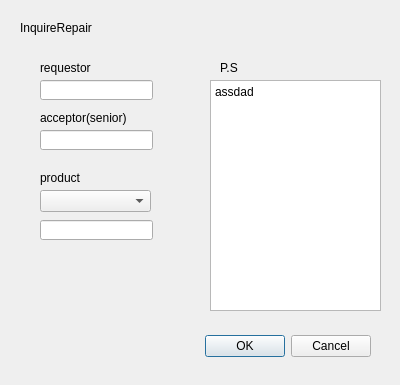
<?xml version="1.0" encoding="UTF-8"?>
<ui version="4.0">
 <class>Dialog</class>
 <widget class="QDialog" name="Dialog">
  <property name="geometry">
   <rect>
    <x>0</x>
    <y>0</y>
    <width>400</width>
    <height>385</height>
   </rect>
  </property>
  <property name="windowTitle">
   <string>Dialog</string>
  </property>
  <widget class="QDialogButtonBox" name="buttonBox">
   <property name="geometry">
    <rect>
     <x>30</x>
     <y>330</y>
     <width>341</width>
     <height>32</height>
    </rect>
   </property>
   <property name="orientation">
    <enum>Qt::Horizontal</enum>
   </property>
   <property name="standardButtons">
    <set>QDialogButtonBox::Cancel|QDialogButtonBox::Ok</set>
   </property>
  </widget>
  <widget class="QLabel" name="head">
   <property name="geometry">
    <rect>
     <x>20</x>
     <y>20</y>
     <width>81</width>
     <height>16</height>
    </rect>
   </property>
   <property name="text">
    <string>InquireRepair</string>
   </property>
  </widget>
  <widget class="QLineEdit" name="requstorid">
   <property name="geometry">
    <rect>
     <x>40</x>
     <y>80</y>
     <width>113</width>
     <height>20</height>
    </rect>
   </property>
  </widget>
  <widget class="QLabel" name="requestor">
   <property name="geometry">
    <rect>
     <x>40</x>
     <y>60</y>
     <width>81</width>
     <height>16</height>
    </rect>
   </property>
   <property name="text">
    <string>requestor</string>
   </property>
  </widget>
  <widget class="QLineEdit" name="acceptorid">
   <property name="geometry">
    <rect>
     <x>40</x>
     <y>130</y>
     <width>113</width>
     <height>20</height>
    </rect>
   </property>
  </widget>
  <widget class="QLabel" name="acceoptor">
   <property name="geometry">
    <rect>
     <x>40</x>
     <y>110</y>
     <width>111</width>
     <height>16</height>
    </rect>
   </property>
   <property name="text">
    <string>acceptor(senior)</string>
   </property>
  </widget>
  <widget class="QComboBox" name="product_2">
   <property name="geometry">
    <rect>
     <x>40</x>
     <y>190</y>
     <width>111</width>
     <height>22</height>
    </rect>
   </property>
  </widget>
  <widget class="QLabel" name="product">
   <property name="geometry">
    <rect>
     <x>40</x>
     <y>170</y>
     <width>81</width>
     <height>16</height>
    </rect>
   </property>
   <property name="text">
    <string>product</string>
   </property>
  </widget>
  <widget class="QTextEdit" name="textEdit">
   <property name="geometry">
    <rect>
     <x>210</x>
     <y>80</y>
     <width>171</width>
     <height>231</height>
    </rect>
   </property>
   <property name="html">
    <string>&lt;!DOCTYPE HTML PUBLIC &quot;-//W3C//DTD HTML 4.0//EN&quot; &quot;http://www.w3.org/TR/REC-html40/strict.dtd&quot;&gt;
&lt;html&gt;&lt;head&gt;&lt;meta name=&quot;qrichtext&quot; content=&quot;1&quot; /&gt;&lt;style type=&quot;text/css&quot;&gt;
p, li { white-space: pre-wrap; }
&lt;/style&gt;&lt;/head&gt;&lt;body style=&quot; font-family:'Gulim'; font-size:9pt; font-weight:400; font-style:normal;&quot;&gt;
&lt;p style=&quot; margin-top:0px; margin-bottom:0px; margin-left:0px; margin-right:0px; -qt-block-indent:0; text-indent:0px;&quot;&gt;assdad&lt;/p&gt;&lt;/body&gt;&lt;/html&gt;</string>
   </property>
  </widget>
  <widget class="QLabel" name="ps">
   <property name="geometry">
    <rect>
     <x>220</x>
     <y>60</y>
     <width>81</width>
     <height>16</height>
    </rect>
   </property>
   <property name="text">
    <string>P.S</string>
   </property>
  </widget>
  <widget class="QLineEdit" name="serial">
   <property name="geometry">
    <rect>
     <x>40</x>
     <y>220</y>
     <width>113</width>
     <height>20</height>
    </rect>
   </property>
  </widget>
 </widget>
 <resources/>
 <connections>
  <connection>
   <sender>buttonBox</sender>
   <signal>accepted()</signal>
   <receiver>Dialog</receiver>
   <slot>accept()</slot>
   <hints>
    <hint type="sourcelabel">
     <x>248</x>
     <y>254</y>
    </hint>
    <hint type="destinationlabel">
     <x>157</x>
     <y>274</y>
    </hint>
   </hints>
  </connection>
  <connection>
   <sender>buttonBox</sender>
   <signal>rejected()</signal>
   <receiver>Dialog</receiver>
   <slot>reject()</slot>
   <hints>
    <hint type="sourcelabel">
     <x>316</x>
     <y>260</y>
    </hint>
    <hint type="destinationlabel">
     <x>286</x>
     <y>274</y>
    </hint>
   </hints>
  </connection>
 </connections>
</ui>
